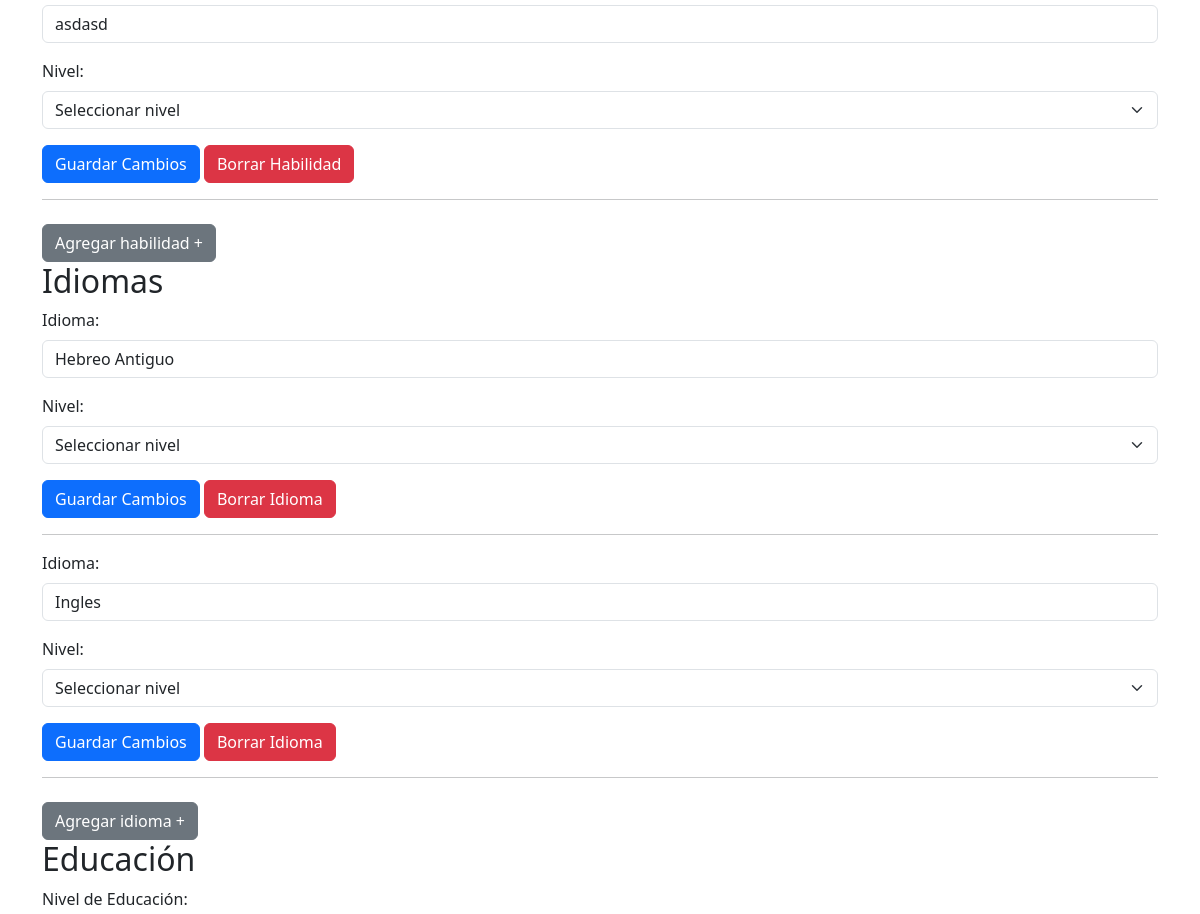
Before: /App_curriculums/Home/currch (signed in, middle part) with the older database file.
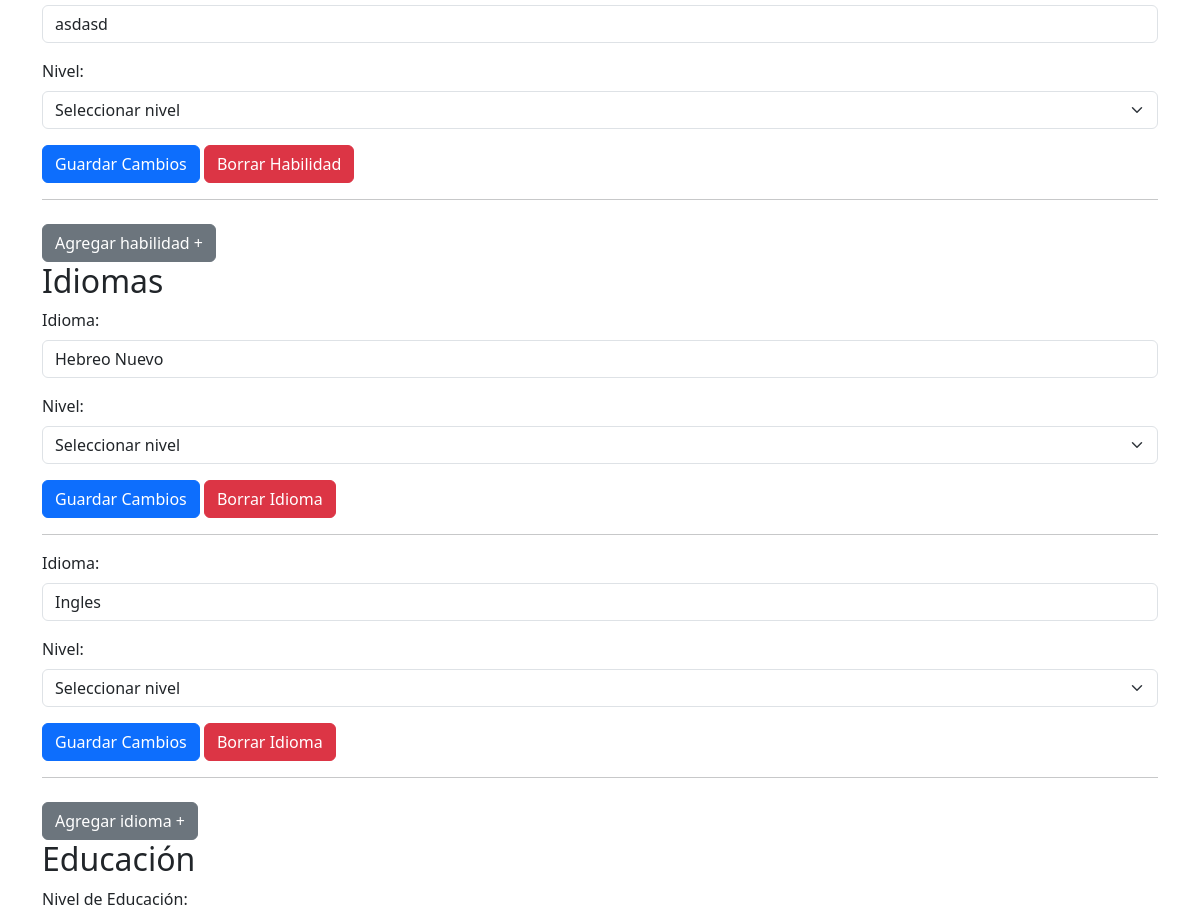
After: the same page with the newer database file.
### App_curriculums/models.py (models this page shows)
class Idiomas(models.Model):
    id = models.AutoField(primary_key=True, null=False, unique=True)
    nombre_usu = models.ForeignKey(Usuarios, on_delete=models.CASCADE, to_field='nombre_usu')
    idioma = models.CharField(max_length=254,blank=True,null=False)
    nivel_idioma = models.CharField(max_length=54,blank=False,null=False,default='No seleccionado')
    area = models.CharField(max_length=254,blank=True,null=False,default='Area no especificada')
    archivo_idioma = models.CharField(max_length=2,null=True,blank=True)
    puntos = models.IntegerField(null=False,blank=False,default=10)

### App_curriculums/views.py (the view)
# urls.py: path('/Home/currch',views.Editar_curriculum,name='Editar_curriculum'),
def Editar_curriculum(request):
    nombre_usuario = request.session.get('nombre_usu')
    usuario=Usuarios.objects.get(nombre_usu=nombre_usuario)
    curriculum = Curriculums.objects.get(nombre_usu=usuario)
    experiencias_laborales = Experiencias.objects.filter(nombre_usu=usuario)
    habilidades = Habilidades.objects.filter(nombre_usu=usuario)
    idiomas=Idiomas.objects.filter(nombre_usu=usuario)
    educacion=Educaciones.objects.filter(nombre_usu=usuario)
    context = {'curriculum':curriculum, 'experiencias_laborales':experiencias_laborales,'habilidades':habilidades,'idiomas':idiomas,'educacion':educacion}
    return render(request, 'html/editar_curriculum.html',context)

### App_curriculums/templates/html/editar_curriculum.html (shortened to what this page needs)
{% load static %}
<!DOCTYPE html>
<html lang="es">
<head>
    <link rel="stylesheet" type="text/css" href="{% static 'App_curriculums/css/info_cvp.css' %}">
    <link rel="stylesheet" href="https://cdn.jsdelivr.net/npm/bootstrap@5.3.0/dist/css/bootstrap.min.css">
</head>
<body>
    {% if curriculum %}
    <section id="edit-resume" class="container my-4">
        {% for habilidad in habilidades %}
            <form method="post" action="#">
                <div class="mb-3">
                    <input type="text" class="form-control" id="habilidad" name="habilidad" value="{{ habilidad.habilidad }}" required>
                </div>
                <div class="mb-3">
                    <label for="nivel" class="form-label">Nivel:</label>
                    <select class="form-select" id="nivel" name="nivel" required>
                        <option value="" disabled selected>Seleccionar nivel</option>
                    </select>
                </div>
                <button type="submit" class="btn btn-primary">Guardar Cambios</button>
                <a href="#" class="btn btn-danger">Borrar Habilidad</a>
            </form>
            <hr>
        {% endfor %}
        <button type="button" class="btn btn-secondary mt-2" data-bs-toggle="modal" data-bs-target="#habilidadModal">Agregar habilidad +</button>
        <h2>Idiomas</h2>
        {% for idioma in idiomas %}
            <form method="post" action="#">
                <div class="mb-3">
                    <label for="idioma" class="form-label">Idioma:</label>
                    <input type="text" class="form-control" id="idioma" name="idioma" value="{{ idioma.idioma }}" required>
                </div>
                <div class="mb-3">
                    <label for="nivel_idioma" class="form-label">Nivel:</label>
                    <select class="form-select" id="nivel_idioma" name="nivel_idioma" required>
                        <option value="" disabled selected>Seleccionar nivel</option>
                    </select>
                </div>
                <button type="submit" class="btn btn-primary">Guardar Cambios</button>
                <a href="#" class="btn btn-danger">Borrar Idioma</a>
            </form>
            <hr>
        {% endfor %}
        <button type="button" class="btn btn-secondary mt-2" data-bs-toggle="modal" data-bs-target="#idiomaModal">Agregar idioma +</button>
        <h2>Educación</h2>
        {% for edu in educacion %}
            <form method="post" action="#">
                <div class="mb-3">
                    <label for="nivel_educacion" class="form-label">Nivel de Educación:</label>
                </div>
            </form>
        {% endfor %}
    </section>
    {% endif %}
</body>
</html>

Changed rows visible on the page:
changed Idiomas: idioma "Hebreo Antiguo" → "Hebreo Nuevo"
